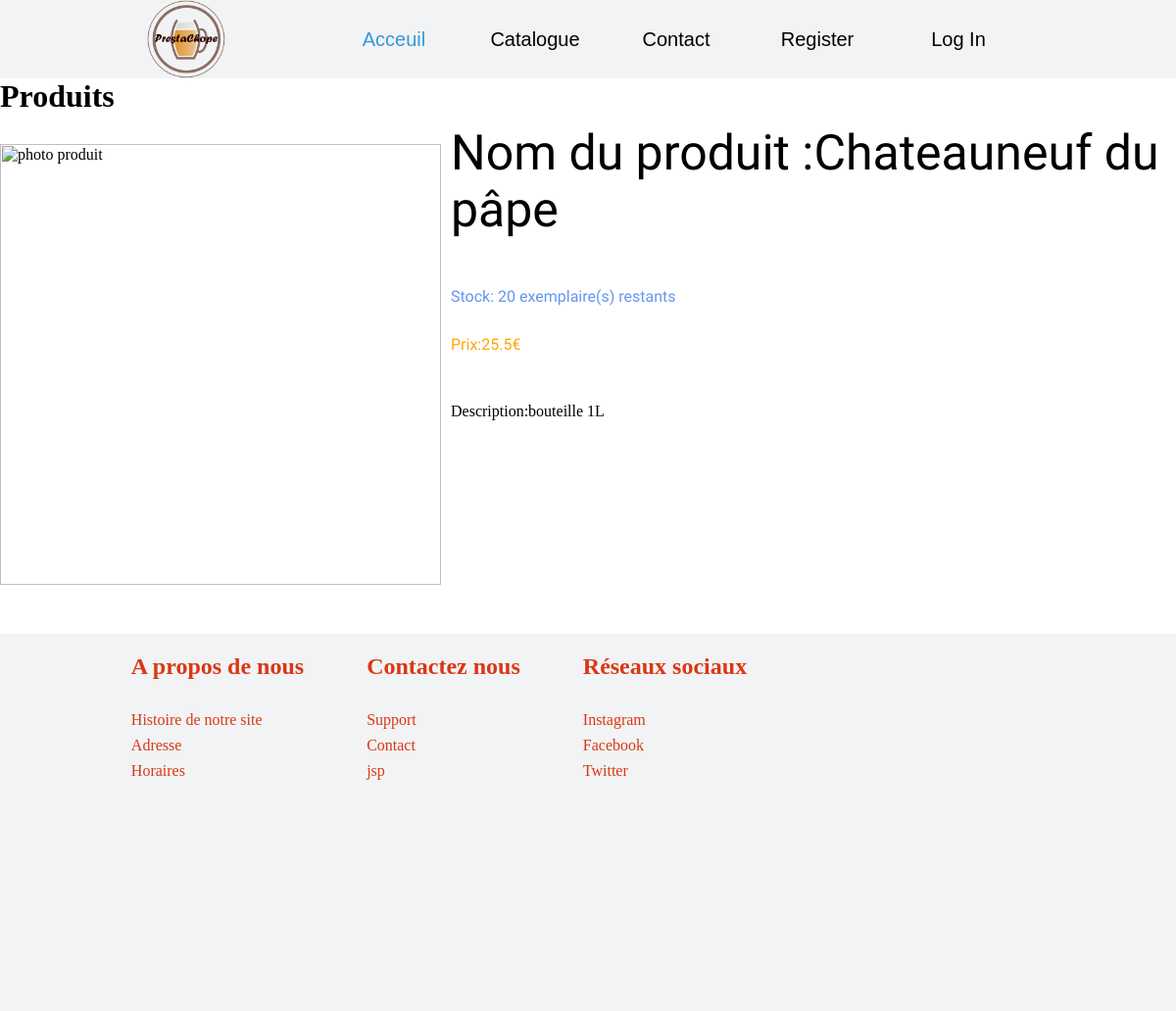
Before: /PrestaChope/index.php?page=produits&prod=2 with the older database file.
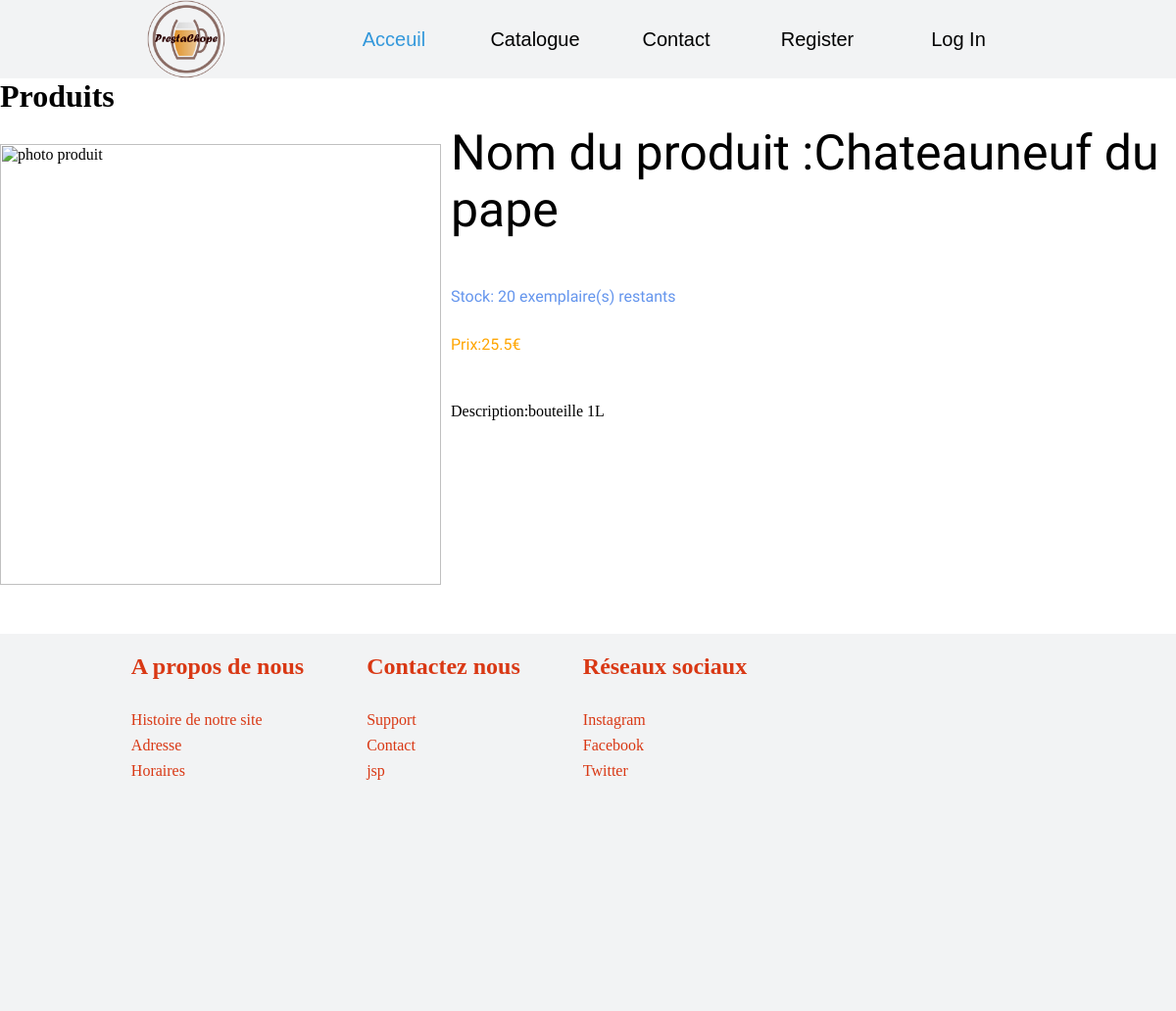
After: the same page with the newer database file.
### tables this page shows
CREATE TABLE produits(
        Id                Int  Auto_increment  NOT NULL ,
        nom               Varchar (50) NOT NULL ,
        description       Varchar (50) NOT NULL ,
        prix              Float NOT NULL ,
        stock             Int NOT NULL,
    	image			  Varchar (50) NOT NULL,
        Id_Categories     Int NOT NULL,
        Id_SousCategories INT NOT NULL
	,CONSTRAINT produits_PK PRIMARY KEY (Id)
        ,CONSTRAINT produits_categories_FK FOREIGN KEY (Id_Categories) REFERENCES categories(Id)
        ,CONSTRAINT produits_souscategories_FK FOREIGN KEY (Id_SousCategories) REFERENCES souscategories(Id)
);

### PrestaChope/index.php (called while the page is built, shortened)
<?php
require_once("tools/SuperController.php");
require_once('header.php');
$page = "accueil";
if (!empty($_GET['page'])) {
    $page = $_GET['page'];
}
SuperController::callPage($page);
require_once('footer.php');
?>

### PrestaChope/pages/produits/ControllerProduits.php (called while the page is built, shortened)
<?php
require_once('DAO/ProduitsDAO.php');
class ControllerProduits {
    function includeViewProduits() {
        require_once('Produits.php');
    }
}

### PrestaChope/DAO/ProduitsDAO.php (called while the page is built, shortened)
<?php
require_once('DTO/ProduitsDTO.php');
Class ProduitsDAO {
    static function searchProductsById($id) {
        $bdd = DataBaseLinker::getConnexion();
        $state = $bdd->prepare('Select * from produits where Id = ?');
        $state->execute(array($id));
        $prod = $state->fetch();
        if ($prod) {
            $produit = new ProduitsDTO();
            $produit->setId($prod['Id']);
            $produit->setNom($prod['nom']);
            $produit->setDescription($prod['description']);
            $produit->setPrix($prod['prix']);
            $produit->setStock($prod['stock']);
            $produit->setImage($prod['image']);
            return $produit;
        } else {
            return null;
        }
    }
}

### PrestaChope/DTO/ProduitsDTO.php (called while the page is built, shortened)
<?php
class ProduitsDTO {
    private $nom;
    private $description;
    private $prix;
    private $stock;
    private $image;
    function getNom() {
        return $this->nom;
    }
    function getDescription() {
        return $this->description;
    }
    function getPrix() {
        return $this->prix;
    }
    function getStock() {
        return $this->stock;
    }
    function getImage() {
        return $this->image;
    }
    function setNom($nom): void {
        $this->nom = $nom;
    }
    function setDescription($description): void {
        $this->description = $description;
    }
    function setPrix($prix): void {
        $this->prix = $prix;
    }
    function setStock($stock): void {
        $this->stock = $stock;
    }
    function setImage($image): void {
        $this->image = $image;
    }
}

### PrestaChope/pages/produits/Produits.php (the view, shortened to what this page needs)
<html>
    <head>
        <link rel="stylesheet" href="assets/css/produits.css"/>
    </head>
    <body>
        <h1>Produits</h1>
        <?php
        if (!empty($_GET['prod'])) {
            $produit = ProduitsDAO::searchProductsById($_GET['prod']);
            ?>
            <div class="produits">
                <?php
                if ($produit != null) {
                    ?>
                    <div class="box_produit">
                        <div class="img_prod">
                            <img class="img_produit"src="<?php echo $produit->getImage(); ?>" alt="photo produit"/>
                        </div>
                        <div class="colonne">
                            <div class="nom_prod">
                                <p id="nom"><?php echo 'Nom du produit :' . $produit->getNom(); ?><p>
                            </div>
                             <div class="stock_prod">
                                <p id="stock"><?php echo 'Stock: ' . $produit->getStock() . " exemplaire(s) restants"; ?><p>
                            </div>
                            <div class="prix_prod">
                                <p id="prix"><?php echo 'Prix:' . $produit->getPrix() . '€'; ?><p>
                            </div>
                            <div class="descri_prod">
                                <p id="description"><?php echo 'Description:' . $produit->getDescription(); ?><p>
                            </div>
                        </div>
                    </div>
                    <?php
                } else {
                    echo 'Aucun produit n\'a été trouvé.';
                }
                ?>
            </div>
        <?php } ?>
    </body>
</html>

### PrestaChope/header.php (shortened to what this page needs)
<html>
    <head>
        <link rel="stylesheet" type="text/css" href="assets/css/header.css">
    </head>
    <body>
        <div class="header">
            <div class="logo">
                <img id="img-logo" src="assets/images/prestaLogo.png" alt="alt"/>
            </div>
            <div class="nav">
                <div class="bouton-accueil">
                    <a id="nav" href="index.php?page=accueil">
                        <button class="bouton-A" type="button">
                            <p class="txt-bouton-A">Acceuil</p>
                        </button>
                    </a>
                </div>
                <div class="bouton-catalogue">
                    <a id="nav" href="index.php?page=catalogue">
                        <button class="bouton-Ca" type="button">
                            <p class="txt-bouton">Catalogue</p>
                        </button>
                    </a>
                </div>
                <div class="bouton-contact">
                    <a id="nav" href="index.php?page=contact">
                        <button class="bouton-Co" type="button">
                            <p class="txt-bouton">Contact</p>
                        </button>
                    </a>
                </div>
                <?php
                if (!empty($_SESSION['ID'])) {
                    ?>
                    <div class="bouton-profil">
                        <a id="nav" href="index.php?page=profil">
                            <button class="bouton-P" type="button">
                                <p class="txt-bouton">Profil</p>
                            </button>
                        </a>
                    </div>
                    <div class="bouton-deco">
                        <a id="nav" href="index.php?page=deconnexion">
                            <button class="bouton-D" type="button">
                                <p class="txt-bouton">Log Out</p>
                            </button>
                        </a>
                    </div>
                    <?php
                    require_once('DAO/UsersDAO.php');
                    require_once('DAO/FacturesDAO.php');
                    if ($_SESSION['IsAdmin'] == 1) {
                        echo 'Trésorerie : ' . FacturesDAO::TotalTresorerie() . '€';
                    }
                    $user = new UsersDAO();
                    $us = $user->GetUserInfo($_SESSION['ID']);
                } else {
                    ?>
                    <div class="bouton-register">
                        <a id="nav" href="index.php?page=inscription">
                            <button class="bouton-R" type="button">
                                <p class="txt-bouton">Register</p>
                            </button>
                        </a>
                    </div>
                    <div class="bouton-login">
                        <a id="nav" href="index.php?page=connexion">
                            <button class="bouton-L" type="button">
                                <p class="txt-bouton">Log In</p>
                            </button>
                        </a>
                    </div>
                    <?php
                }
                ?>
            </div>
        </div>
    </body>
</html>

### PrestaChope/tools/SuperController.php (shortened to what this page needs)
<?php
Class SuperController {
    static function callPage($page) {
        switch ($page) {
            case 'produits':
                require_once('pages/produits/ControllerProduits.php');
                $produits = new ControllerProduits();
                if (!empty($_GET['prod'])) {
                    $produits->includeViewProduits();
                } else {
                    Rooter::redirectToPage('catalogue');
                }
                break;
        }
    }
}

### PrestaChope/footer.php (shortened to what this page needs)
<!DOCTYPE html>
<html>
    <head>
        <link rel="stylesheet" type="text/css" href="assets/css/footer.css">
    </head>
    <body>
    </body>
    <footer>
       <div class="footer-container">
            <div class= "footer">
                <div class="footer-heading footer-1">
                    <h2> A propos de nous </h2>
                    <a href="#w"> Histoire de notre site</a>
                    <a href="#"> Adresse</a>
                    <a href="#"> Horaires</a>
                </div>
                <div class="footer-heading footer-2">
                    <h2> Contactez nous </h2>
                    <a href="#">Support</a>
                    <a href="#">Contact</a>
                    <a href="#">jsp</a>
                </div>
                <div class="footer-heading footer-3">
                    <h2> Réseaux sociaux </h2>
                    <a href="#">Instagram</a>
                    <a href="#">Facebook</a>
                    <a href="#">Twitter</a>
                </div>
       </div>
    </footer>
</html>

### PrestaChope/assets/css/header.css (style rules this page uses)
html { margin: 0; }
body { margin: 0; }
h1 { margin: 0; }
.header { display: flex; background-color: rgb(242, 243, 244); align-items: center; width: 100%; height: 10%; flex-direction: row; }
.nav { display: flex; justify-content: space-around; align-items: center; flex-direction: row; width: 80%; height: 100%; margin-right: 150px; }
.logo { width: 20%; height: 100%; margin-left: 150px; }
#img-logo { width: auto; height: 100%; }
.bouton-A { height: 60px; width: 100px; display: flex; justify-content: center; align-items: center; cursor: pointer; border: none; background-color: rgb(242, 243, 244); }
.bouton-Ca { height: 60px; width: 100px; display: flex; justify-content: center; align-items: center; cursor: pointer; border: none; background-color: rgb(242, 243, 244); }
.bouton-Co { height: 60px; width: 100px; display: flex; justify-content: center; align-items: center; cursor: pointer; border: none; background-color: rgb(242, 243, 244); }
.bouton-R { height: 60px; width: 100px; display: flex; justify-content: center; align-items: center; cursor: pointer; border: none; background-color: rgb(242, 243, 244); }
.bouton-L { height: 60px; width: 100px; display: flex; justify-content: center; align-items: center; cursor: pointer; border: none; background-color: rgb(242, 243, 244); }
.txt-bouton { font-size: 20px; }
.txt-bouton-A { font-size: 20px; color: rgb(52, 152, 219); }
#nav { text-decoration: none; }

### PrestaChope/assets/css/produits.css (style rules this page uses)
.img_produit { width: 450px; height: 450px; margin-top: 30px; margin-bottom: 50px; }
p { padding:0px; margin:10px; }
.box_produit { display: flex; }
.colonne { display: flex; flex-direction: column; }
.nom_prod { font-family: 'Oxygen', sans-serif; font-size: 50px; }
.stock_prod { margin-top: 30px; color: #6495ED; font-family: 'Oxygen', sans-serif; }
.descri_prod { margin-top: 30px; }
.prix_prod { margin-top: 10px; color:#FFA500; font-family: 'Oxygen', sans-serif; }

### PrestaChope/assets/css/footer.css (style rules this page uses)
.footer-container { background-color: rgb(234, 223, 208); padding-bottom: 0px; background-color: rgb(242, 243, 244); padding-bottom: 0.5px; }
.footer { width: 80%; height:45vh; background-color: rgb(234, 223, 208); height:48vh; background-color: rgb(242, 243, 244); color: #D93814; display: flex; justify-content: center; flex-wrap: wrap; margin-top:0px; }
.footer-heading { display: flex; flex-direction: column; margin-right: 4rem; }
.footer-heading h2 { margin-bottom: 2rem; }
.footer-heading a { color: #D93814; text-decoration: none; margin-bottom: 0.5rem; }

Changed rows visible on the page:
changed produits "bouteille 1L": nom "Chateauneuf du pâpe" → "Chateauneuf du pape"
